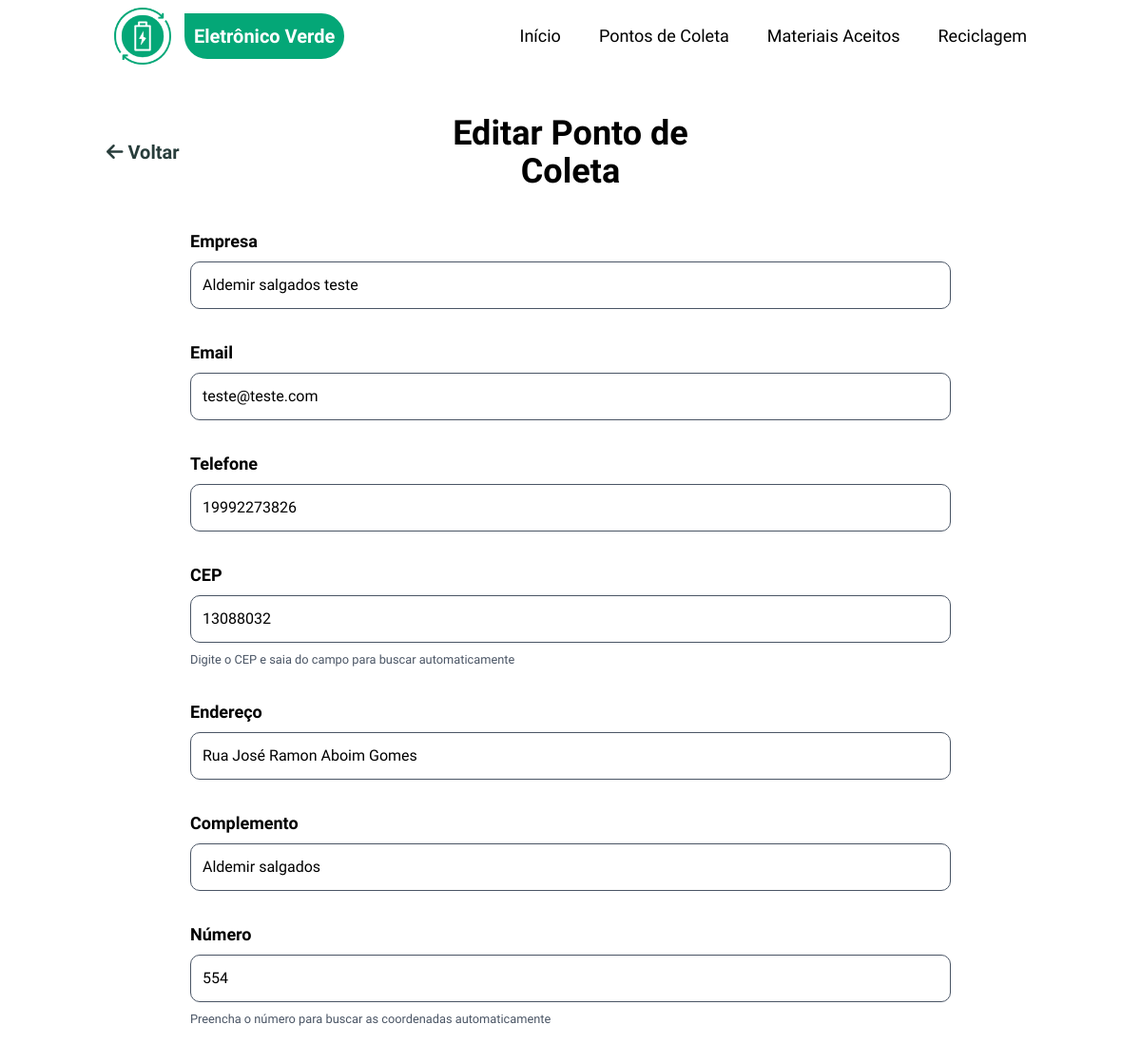
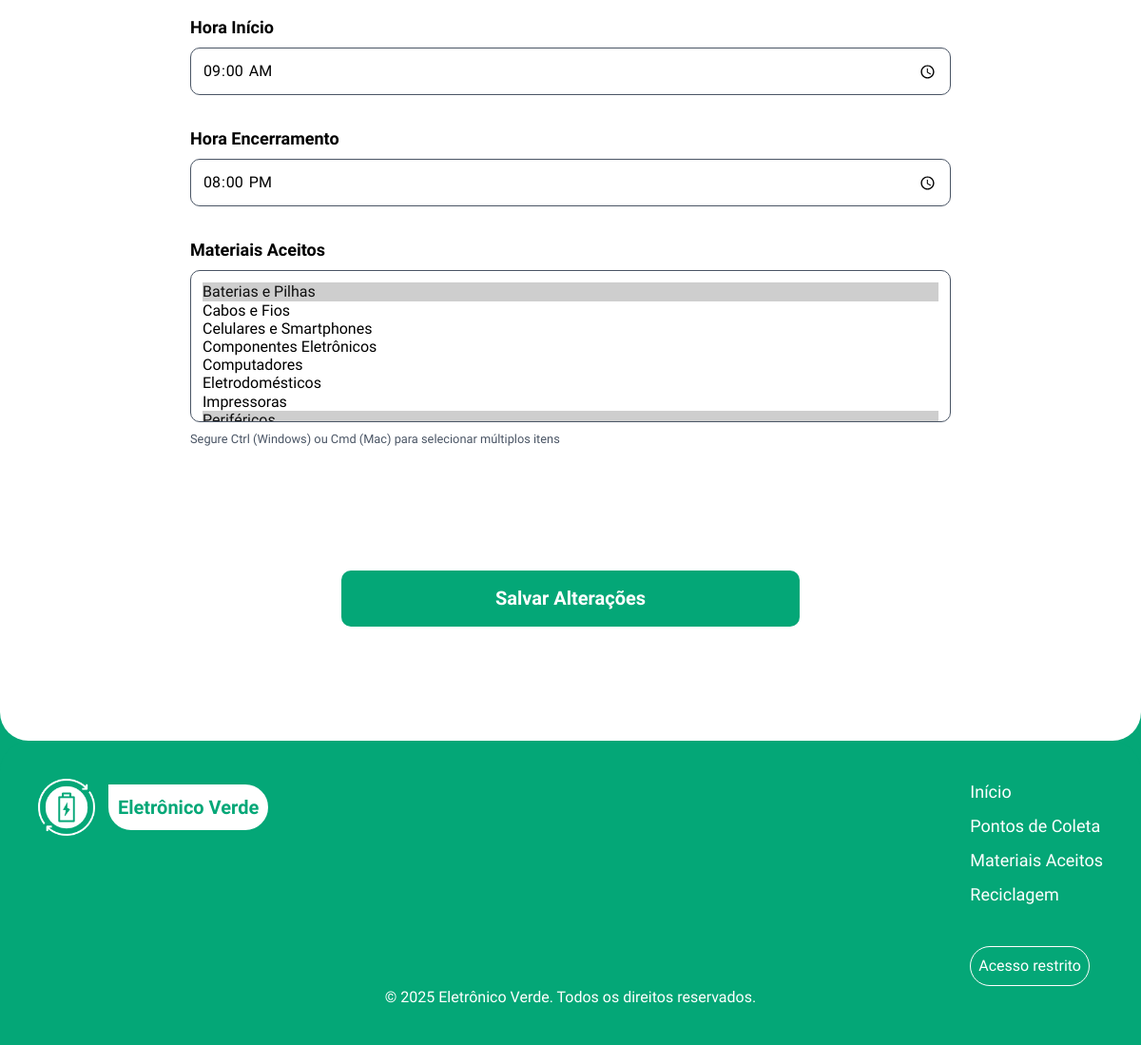
Page /editar-ponto?id=9 (signed in) on the committed database (2 pictures, top to bottom).
### tables this page shows
CREATE TABLE pontos_coleta (
    id INTEGER PRIMARY KEY AUTOINCREMENT,
    empresa VARCHAR(200) NOT NULL,
    endereco VARCHAR(255) NOT NULL,
    numero VARCHAR(20) NOT NULL,
    complemento VARCHAR(100),
    cep VARCHAR(10) NOT NULL,
    hora_inicio TIME NOT NULL,
    hora_encerrar TIME NOT NULL,
    telefone VARCHAR(20) NOT NULL,
    email VARCHAR(150) NOT NULL,
    latitude DECIMAL(10, 8),
    longitude DECIMAL(11, 8),
    ativo BOOLEAN DEFAULT 1,
    created_at DATETIME DEFAULT CURRENT_TIMESTAMP,
    updated_at DATETIME DEFAULT CURRENT_TIMESTAMP
);

### src/Presentation/Controllers/PontoColetaController.php (called while the page is built, shortened)
<?php
class PontoColetaController
{
    private EditarPontoColetaUseCase $editarUseCase;
    private SQLiteMaterialRepository $materialRepository;
    public function __construct()
    {
        $pontoColetaRepository = new SQLitePontoColetaRepository();
        $this->materialRepository = new SQLiteMaterialRepository();
        $this->editarUseCase = new EditarPontoColetaUseCase(
            $pontoColetaRepository,
            $this->materialRepository
        );
    }
    public function editar(): void
    {
        $id = (int) $_GET['id'];
        $resultado = $this->editarUseCase->buscarPorId($id);
        $pontoColeta = $resultado['dados'];
        $materiais = $this->materialRepository->listarTodos();
        require_once __DIR__ . '/../Views/pontos-coleta/editar.php';
    }
}

### index.php (called while the page is built, shortened)
<?php
require_once __DIR__ . '/config/autoload.php';
try {
    require_once __DIR__ . '/config/routes.php';
} catch (Exception $e) {
    http_response_code(500);
    echo "Desculpe, ocorreu um erro. Por favor, tente novamente mais tarde.";
    if (ini_get('display_errors')) {
        echo "<br><br><strong>Erro técnico:</strong> " . htmlspecialchars($e->getMessage());
    }
    exit;
}

### config/autoload.php (called while the page is built, shortened)
<?php
spl_autoload_register(function ($class) {
    $class = str_replace('EletronicoVerde\\', '', $class);
    $class = str_replace('\\', DIRECTORY_SEPARATOR, $class);
    $baseDir = dirname(__DIR__) . DIRECTORY_SEPARATOR . 'src' . DIRECTORY_SEPARATOR;
    $file = $baseDir . $class . '.php';
});

### src/Infrastructure/Database/SQLiteConnection.php (called while the page is built, shortened)
<?php
class SQLiteConnection
{
    private static ?PDO $instance = null;
    private function __construct()
    {
        try {
            $dbDir = DATABASE_PATH;
            $dbPath = $dbDir . '/eletronicoverde.db';
            self::$instance = new PDO('sqlite:' . $dbPath);
            self::$instance->setAttribute(PDO::ATTR_ERRMODE, PDO::ERRMODE_EXCEPTION);
            self::$instance->exec('PRAGMA foreign_keys = ON');
        } catch (PDOException $e) {
            Logger::error('Erro na conexão SQLite: ' . $e->getMessage());
            die('Erro na conexão com banco de dados. Verifique os logs.');
        }
    }
    public static function getInstance(): PDO
    {
        return self::$instance;
    }
}

### src/Application/UseCases/PontoColeta/EditarPontoColetaUseCase.php (called while the page is built, shortened)
<?php
class EditarPontoColetaUseCase
{
    private PontoColetaRepositoryInterface $pontoColetaRepository;
    public function __construct(
        PontoColetaRepositoryInterface $pontoColetaRepository,
        MaterialRepositoryInterface $materialRepository
    ) {
        $this->pontoColetaRepository = $pontoColetaRepository;
    }
    public function buscarPorId(int $id): array
    {
        try {
            $pontoColeta = $this->pontoColetaRepository->buscarPorId($id);
            return [
                'sucesso' => true,
                'dados' => $pontoColeta->toArray()
            ];
        } catch (\Exception $e) {
            error_log("Erro ao buscar ponto de coleta: " . $e->getMessage());
            return [
                'sucesso' => false,
                'mensagem' => 'Erro ao buscar ponto de coleta.'
            ];
        }
    }
}
?>

### src/Infrastructure/Repositories/SQLitePontoColetaRepository.php (called while the page is built, shortened)
<?php
class SQLitePontoColetaRepository implements PontoColetaRepositoryInterface
{
    private PDO $db;
    public function __construct()
    {
        $this->db = SQLiteConnection::getInstance();
    }
    public function buscarPorId(int $id): ?PontoColeta
    {
        try {
            $sql = "SELECT * FROM pontos_coleta WHERE id = :id";
            $stmt = $this->db->prepare($sql);
            $stmt->execute([':id' => $id]);
            $dados = $stmt->fetch();
            $pontoColeta = $this->converterParaEntidade($dados);
            $materiais = $this->buscarMateriaisPorPontoColeta($id);
            foreach ($materiais as $material) {
                $pontoColeta->adicionarMaterial($material);
            }
            return $pontoColeta;
        } catch (\PDOException $e) {
            error_log("Erro ao buscar ponto de coleta: " . $e->getMessage());
            return null;
        }
    }
    private function buscarMateriaisPorPontoColeta(int $pontoColetaId): array
    {
        $sql = "SELECT m.* FROM materiais m
                INNER JOIN ponto_coleta_materiais pcm ON m.id = pcm.material_id
                WHERE pcm.ponto_coleta_id = :ponto_coleta_id";
        $stmt = $this->db->prepare($sql);
        $stmt->execute([':ponto_coleta_id' => $pontoColetaId]);
        $resultados = $stmt->fetchAll();
        $materiais = [];
        foreach ($resultados as $dados) {
            $material = new Material(
                $dados['nome'],
                $dados['descricao'],
                $dados['icone'],
                $dados['id']
            );
            $material->setCreatedAt($dados['created_at']);
            $material->setUpdatedAt($dados['updated_at']);
            $materiais[] = $material;
        }
        return $materiais;
    }
    private function converterParaEntidade(array $dados): PontoColeta
    {
        $pontoColeta = new PontoColeta(
            $dados['empresa'],
            $dados['endereco'],
            $dados['numero'],
            $dados['cep'],
            $dados['hora_inicio'],
            $dados['hora_encerrar'],
            $dados['telefone'],
            $dados['email'],
            $dados['complemento'],
            $dados['latitude'],
            $dados['longitude'],
            (bool) $dados['ativo'],
            $dados['id']
        );
        $pontoColeta->setCreatedAt($dados['created_at']);
        $pontoColeta->setUpdatedAt($dados['updated_at']);
        return $pontoColeta;
    }
}

### src/Domain/Entities/PontoColeta.php (called while the page is built, shortened)
<?php
class PontoColeta
{
    public function __construct(
        string $empresa,
        string $endereco,
        string $numero,
        string $cep,
        string $horaInicio,
        string $horaEncerrar,
        string $telefone,
        string $email,
        ?string $complemento = null,
        ?float $latitude = null,
        ?float $longitude = null,
        bool $ativo = true,
        ?int $id = null
    ) {
        $this->empresa = $empresa;
        $this->endereco = $endereco;
        $this->numero = $numero;
        $this->cep = $this->sanitizeCep($cep);
        $this->horaInicio = $horaInicio;
        $this->horaEncerrar = $horaEncerrar;
        $this->telefone = $this->sanitizeTelefone($telefone);
        $this->email = $email;
        $this->complemento = $complemento;
        $this->latitude = $latitude;
        $this->longitude = $longitude;
        $this->ativo = $ativo;
        $this->id = $id;
    }
    public function temMaterial(int $materialId): bool
    {
        return false;
    }
    private function sanitizeCep(string $cep): string
    {
        return preg_replace('/[^0-9]/', '', $cep);
    }
    private function sanitizeTelefone(string $telefone): string
    {
        return preg_replace('/[^0-9]/', '', $telefone);
    }
}

### src/Domain/Entities/Material.php (called while the page is built, shortened)
<?php
class Material
{
    private ?int $id;
    private string $nome;
    private ?string $descricao;
    private ?string $icone;
    private ?string $createdAt;
    private ?string $updatedAt;
    public function __construct(
        string $nome,
        ?string $descricao = null,
        ?string $icone = null,
        ?int $id = null
    ) {
        $this->nome = $nome;
        $this->descricao = $descricao;
        $this->icone = $icone;
        $this->id = $id;
    }
    public function getId(): ?int { return $this->id; }
    public function getNome(): string { return $this->nome; }
    public function setCreatedAt(string $createdAt): void { $this->createdAt = $createdAt; }
    public function setUpdatedAt(string $updatedAt): void { $this->updatedAt = $updatedAt; }
    public function toArray(): array
    {
        return [
            'id' => $this->id,
            'nome' => $this->nome,
            'descricao' => $this->descricao,
            'icone' => $this->icone,
            'created_at' => $this->createdAt,
            'updated_at' => $this->updatedAt
        ];
    }
}

### src/Infrastructure/Repositories/SQLiteMaterialRepository.php (called while the page is built, shortened)
<?php
class SQLiteMaterialRepository implements MaterialRepositoryInterface
{
    private PDO $db;
    public function __construct()
    {
        $this->db = SQLiteConnection::getInstance();
    }
    public function listarTodos(): array
    {
        try {
            $sql = "SELECT * FROM materiais ORDER BY nome ASC";
            $stmt = $this->db->query($sql);
            $resultados = $stmt->fetchAll();
            $materiais = [];
            foreach ($resultados as $dados) {
                $materiais[] = $this->converterParaEntidade($dados);
            }
            return $materiais;
        } catch (\PDOException $e) {
            error_log("Erro ao listar materiais: " . $e->getMessage());
            return [];
        }
    }
    private function converterParaEntidade(array $dados): Material
    {
        $material = new Material(
            $dados['nome'],
            $dados['descricao'],
            $dados['icone'],
            $dados['id']
        );
        $material->setCreatedAt($dados['created_at']);
        $material->setUpdatedAt($dados['updated_at']);
        return $material;
    }
}

### src/Presentation/Views/pontos-coleta/editar.php (the view, shortened to what this page needs)
<?php
require_once __DIR__ . '/../layouts/header.php';
?>
<main class="relative z-2 bg-white rounded-b-[30px]">
    <div class="container mx-auto pt-30 pb-30 p-5">
        <div class="w-full flex items-center justify-between pb-10 flex-wrap">
            <div class="w-1/3">
                <a href="/eletronicoverde/consultar-pontos" class="relative transition-all duration-150 text-third font-bold p-1 text-xl hover:text-primary
                        before:absolute before:h-[1px] before:w-0 hover:before:w-full before:bg-primary before:bottom-0 before:left-0 before:transition-all before:duration-150">
                    <i class="fa-solid fa-arrow-left"></i> Voltar
                </a>
            </div>
            <div class="w-1/3 text-center">
                <h1 class="text-4xl font-bold">Editar Ponto de Coleta</h1>
            </div>
        </div>
        <form method="post" action="/eletronicoverde/ponto-coleta/atualizar" id="form1" onsubmit="return validarFormulario()">
            <div>
                <label for="empresa">Empresa</label>
                <input type="text" id="empresa" name="txtempresa"
                       value="<?= htmlspecialchars($pontoColeta['empresa']) ?>"
                       required>
            </div>
            <div>
                <label for="email">Email</label>
                <input type="email" id="email" name="txtemail"
                       value="<?= htmlspecialchars($pontoColeta['email']) ?>"
                       required>
            </div>
            <div>
                <label for="telefone">Telefone</label>
                <input type="text" id="telefone" name="txttelefone"
                       value="<?= htmlspecialchars($pontoColeta['telefone']) ?>"
                       placeholder="(00) 00000-0000"
                       required>
            </div>
            <div>
                <label for="cep">CEP</label>
                <input type="text" id="cep" name="txtcep"
                       value="<?= htmlspecialchars($pontoColeta['cep']) ?>"
                       placeholder="00000-000"
                       required>
                <small class="text-gray-600">Digite o CEP e saia do campo para buscar automaticamente</small>
            </div>
            <div>
                <label for="endereco">Endereço</label>
                <input type="text" id="endereco" name="txtendereco"
                       value="<?= htmlspecialchars($pontoColeta['endereco']) ?>"
                       required>
            </div>
            <div>
                <label for="complemento">Complemento</label>
                <input type="text" id="complemento" name="txtcomplemento"
                       value="<?= htmlspecialchars($pontoColeta['complemento'] ?? '') ?>">
            </div>
            <div>
                <label for="numero">Número</label>
                <input type="text" id="numero" name="txtnumero"
                       value="<?= htmlspecialchars($pontoColeta['numero']) ?>"
                       required>
                <small class="text-gray-600">Preencha o número para buscar as coordenadas automaticamente</small>
            </div>
            <div>
                <label for="hora_inicio">Hora Início</label>
                <input type="time" id="hora_inicio" name="txthora_inicio"
                       value="<?= htmlspecialchars($pontoColeta['hora_inicio']) ?>"
                       required>
            </div>
            <div>
                <label for="hora_encerrar">Hora Encerramento</label>
                <input type="time" id="hora_encerrar" name="txthora_encerrar"
                       value="<?= htmlspecialchars($pontoColeta['hora_encerrar']) ?>"
                       required>
            </div>
            <div>
                <label for="materiais">Materiais Aceitos</label>
                <select multiple name="materiais_ids[]" id="materiais" class="h-40" required>
                    <?php
                    $materiaisSelecionados = array_column($pontoColeta['materiais'] ?? [], 'id');
                    foreach ($materiais as $material):
                    ?>
                        <option value="<?= $material->getId() ?>"
                                <?= in_array($material->getId(), $materiaisSelecionados) ? 'selected' : '' ?>>
                            <?= htmlspecialchars($material->getNome()) ?>
                        </option>
                    <?php endforeach; ?>
                </select>
                <small class="text-gray-600">Segure Ctrl (Windows) ou Cmd (Mac) para selecionar múltiplos itens</small>
            </div>
            <div id="geoStatus" class="hidden geo-status"></div>
            <input type="submit" class="btn_cad" value="Salvar Alterações">
        </form>
    </div>
</main>
<?php require_once __DIR__ . '/../layouts/footer.php'; ?>

### src/Presentation/Views/pontos-coleta/editar.php (style rules this page uses)
#form1 { display: flex; flex-direction: column; gap: 2rem; align-items: center; }
#form1 div { display: flex; flex-direction: column; gap: 0.5rem; width: 50rem; }
#form1 div input, #form1 div select { border: 1px solid #4a5565; padding: 0.75rem; border-radius: 10px; transition: all 0.3s ease; }
#form1 div label { font-weight: bold; font-size: 1.125rem; color: var(--color-cinza-txt); }
.btn_cad { background-color: var(--color-primary); color: white; padding: 0.8rem 10rem; border: none; border-radius: 10px; font-weight: bold; cursor: pointer; margin-top: 2rem; font-size: 1.25rem; transition: 0.2s ease; border: 2px solid var(--color-primary); }
.geo-status { font-size: 0.875rem; padding: 0.75rem; border-radius: 0.5rem; margin-top: 0.5rem; transition: all 0.3s ease; animation: slideIn 0.3s ease; }

### rows in the picture
pontos_coleta: txtempresa "Aldemir salgados teste", txtemail "teste@teste.com", txttelefone "19992273826", txtcep "13088032", txtendereco "Rua José Ramon Aboim Gomes", txtcomplemento "Aldemir salgados", txtnumero "554", txthora_inicio "09:00", txthora_encerrar "20:00"

### other values in the picture
form field value "Baterias e Pilhas ☑ / Cabos e Fios / Celulares e Smartphones / Componentes Eletrônicos / Computadores / Eletrodomésticos / Impressoras"
